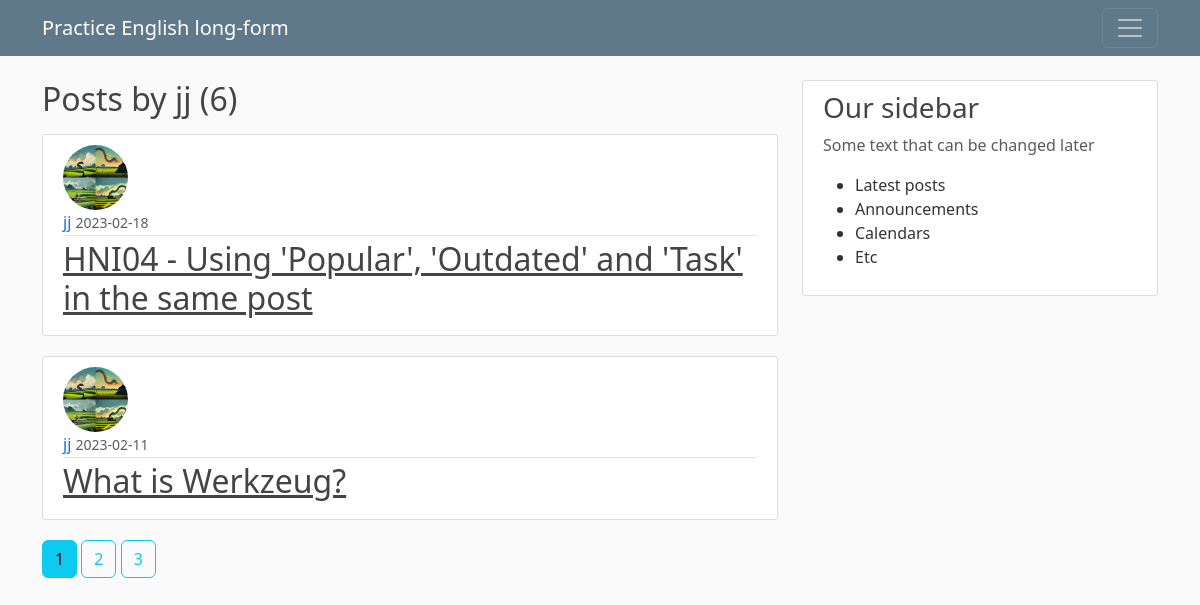
The app's page /user/jj with its own data.
### flaskblog/models.py (models this page shows, shortened)
class User(db.Model, UserMixin):
    id = db.Column(db.Integer, primary_key=True)
    username = db.Column(db.String(20), unique=True, nullable=False)
    email = db.Column(db.String(120), unique=True, nullable=False)
    image_file = db.Column(db.String(20), nullable=False, default='default.png')
    password = db.Column(db.String(60), nullable=False)
    posts = db.relationship('Post', backref='author', lazy=True)    # One to many, relationship

class Post(db.Model):
    id = db.Column(db.Integer, primary_key=True)
    title = db.Column(db.String(100), nullable=False)
    date_posted = db.Column(db.DateTime, nullable=False, default=datetime.utcnow)
    content = db.Column(db.Text, nullable=False)
    user_id = db.Column(db.Integer, db.ForeignKey('user.id'), nullable=False)

### flaskblog/users/routes.py (the view)
@users.route("/user/<string:username>")
def user_posts(username):
    page = request.args.get('page', 1, type=int)
    user = User.query.filter_by(username=username).first_or_404()
    posts = Post.query.filter_by(author=user)\
        .order_by(Post.date_posted.desc())\
        .paginate(page=page, per_page=2)
    return render_template('user_posts.html', posts=posts, user=user)

### flaskblog/templates/user_posts.html
{% extends "layout.html" %}
{% block content %}
    <h2 class="mb-3">Posts by {{ user.username }} ({{ posts.total }})</h2>
    {% for post in posts.items %}
    <article class="media content-section">
        <img class="rounded-circle article-img"
             src="{{ url_for('static', filename='profile_pics/' + post.author.image_file) }}">
        <div class="media-body">
            <div class="article-metadata">
                <a class="mr-2" href="{{ url_for('users.user_posts', username=post.author.username) }}">{{ post.author.username }}</a>
                <small class="text-muted">{{ post.date_posted.strftime('%Y-%m-%d') }}</small>
            </div>
            <h2><a class="article-title" href="{{ url_for('posts.post', post_id=post.id) }}">{{ post.title }}</a></h2>
        </div>
    </article>
    {% endfor %}
    {% for page_num in posts.iter_pages(left_edge=1, right_edge=1,
                                        left_current=1, right_current=1) %}
        {% if page_num %}
            {% if posts.page == page_num %}
                <a class="btn btn-info mb-4" href="{{ url_for('users.user_posts', username=user.username, page=page_num) }}">{{ page_num }}</a>
            {% else %}
                <a class="btn btn-outline-info mb-4" href="{{ url_for('users.user_posts', username=user.username, page=page_num) }}">{{ page_num }}</a>
            {% endif %}
        {% else %}
            ...
        {% endif %}
    {%  endfor %}
{% endblock content %}

### flaskblog/static/main.css (style rules this page uses)
body { background: #fafafa; color: #333333; margin-top: 5rem; }
h1, h2, h3, h4, h5, h6 { color: #444444; }
.content-section { background: #ffffff; padding: 10px 20px; border: 1px solid #dddddd; border-radius: 3px; margin-bottom: 20px; }
.article-title { color: #444444; }
.article-img { height: 65px; width: 65px; margin-right: 16px; }
.article-metadata { padding-bottom: 1px; margin-bottom: 4px; border-bottom: 1px solid #e3e3e3; }

### records on screen
User: username "jj"
Post: image_file (picture), author.username "jj", date_posted "2023-02-18", title "HNI04 - Using 'Popular', 'Outdated' and 'Task' in the same post"
Post: image_file (picture), author.username "jj", date_posted "2023-02-11", title "What is Werkzeug?"

### other values on screen
{{ posts.total }} "6"
{{ page_num }} "1"
{{ page_num }} "2" "3"
